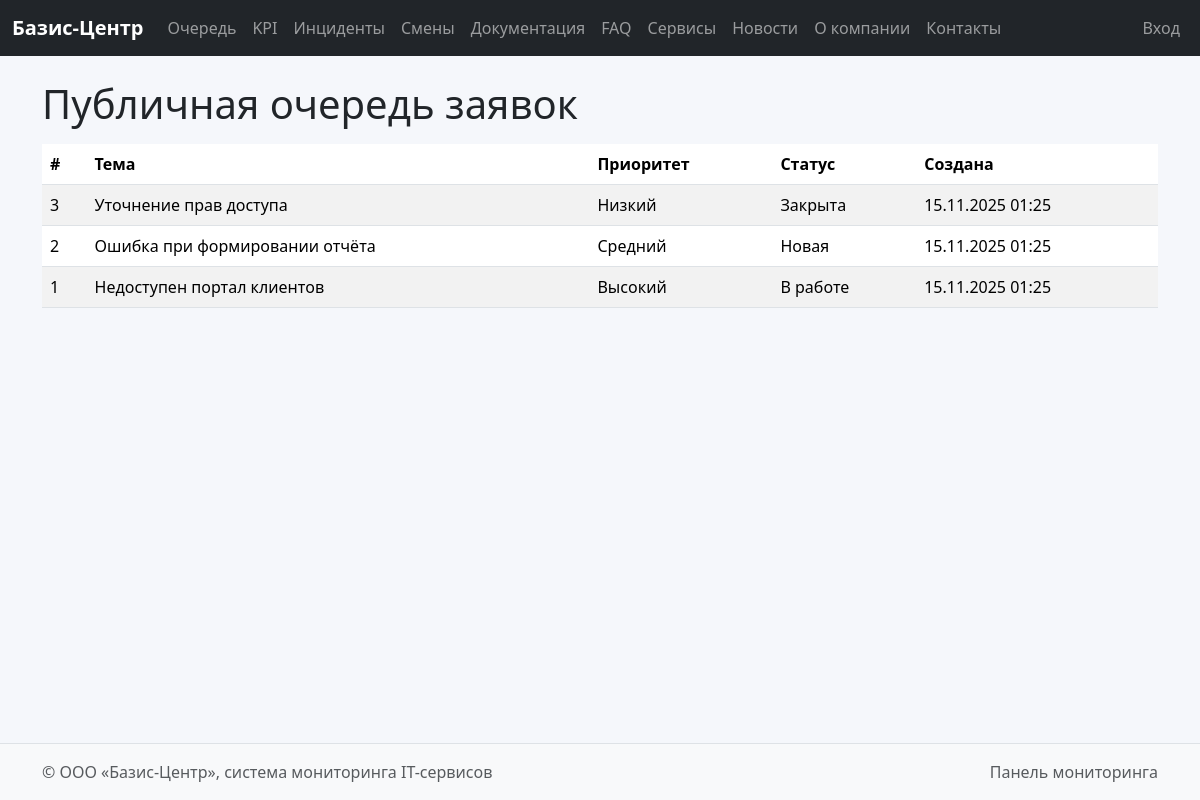
/public-queue/, run on the app's committed database.
### dashboard/models.py (models this page shows, shortened)
class OrderQueue(models.Model):
    STATUS_CHOICES = [
        ('new', 'Новая'),
        ('in_progress', 'В работе'),
        ('done', 'Закрыта'),
    ]
    PRIORITY_CHOICES = [
        ('low', 'Низкий'),
        ('medium', 'Средний'),
        ('high', 'Высокий'),
    ]
    title = models.CharField(max_length=200)
    description = models.TextField()
    initiator = models.ForeignKey(User, on_delete=models.SET_NULL, null=True, related_name='initiated_orders')
    executor = models.ForeignKey(User, on_delete=models.SET_NULL, null=True, related_name='executed_orders', blank=True)
    status = models.CharField(max_length=20, choices=STATUS_CHOICES, default='new')
    priority = models.CharField(max_length=20, choices=PRIORITY_CHOICES, default='medium')
    created_at = models.DateTimeField(auto_now_add=True)
    sla_deadline = models.DateTimeField(null=True, blank=True)

### core/views.py (the view)
# urls.py: path('public-queue/', views.public_queue, name='public_queue'),
def public_queue(request):
    orders = OrderQueue.objects.order_by('-created_at')[:50]
    return render(request, 'core/public_queue.html', {'orders': orders})

### templates/core/public_queue.html (shortened to what this page needs)
{% extends 'base.html' %}
{% block content %}
<h1 class="mb-3">Публичная очередь заявок</h1>
<table class="table table-striped table-hover align-middle">
  <thead>
    <tr>
      <th>#</th>
      <th>Тема</th>
      <th>Приоритет</th>
      <th>Статус</th>
      <th>Создана</th>
    </tr>
  </thead>
  <tbody>
    {% for o in orders %}
    <tr>
      <td>{{ o.id }}</td>
      <td>{{ o.title }}</td>
      <td>{{ o.get_priority_display }}</td>
      <td>{{ o.get_status_display }}</td>
      <td>{{ o.created_at|date:"d.m.Y H:i" }}</td>
    </tr>
    {% empty %}
    <tr><td colspan="5" class="text-center text-muted">Заявок пока нет.</td></tr>
    {% endfor %}
  </tbody>
</table>
{% endblock %}

### static/css/style.css (style rules this page uses)
body { background-color:#f5f7fb; }

### data on the page
OrderQueue: id "3", title "Уточнение прав доступа", priority "Низкий", status "Закрыта", created_at "15.11.2025 01:25"
OrderQueue: id "2", title "Ошибка при формировании отчёта", priority "Средний", status "Новая", created_at "15.11.2025 01:25"
OrderQueue: id "1", title "Недоступен портал клиентов", priority "Высокий", status "В работе", created_at "15.11.2025 01:25"
